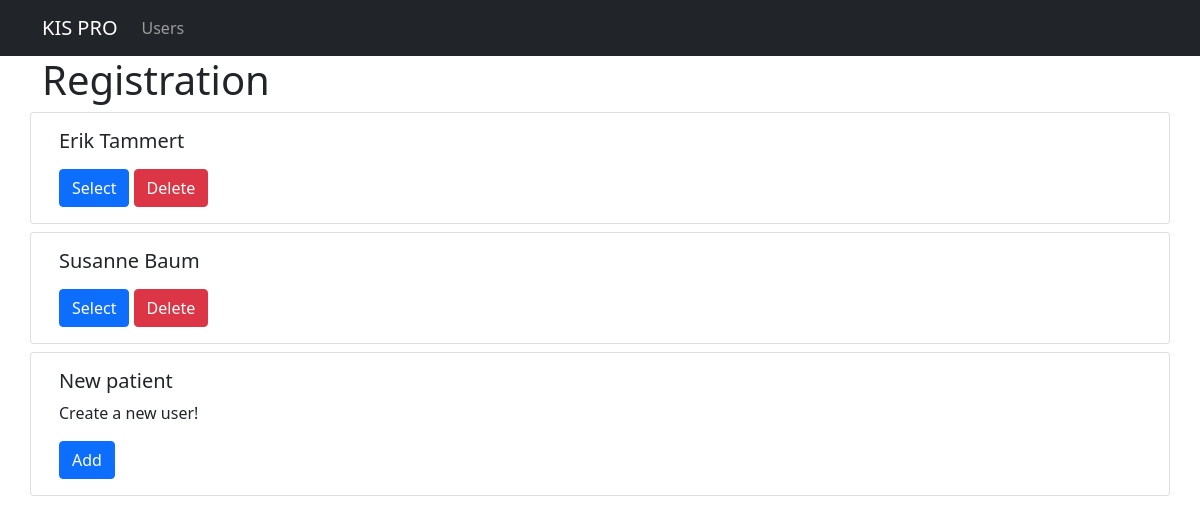
The page /reg on the database as committed earlier.
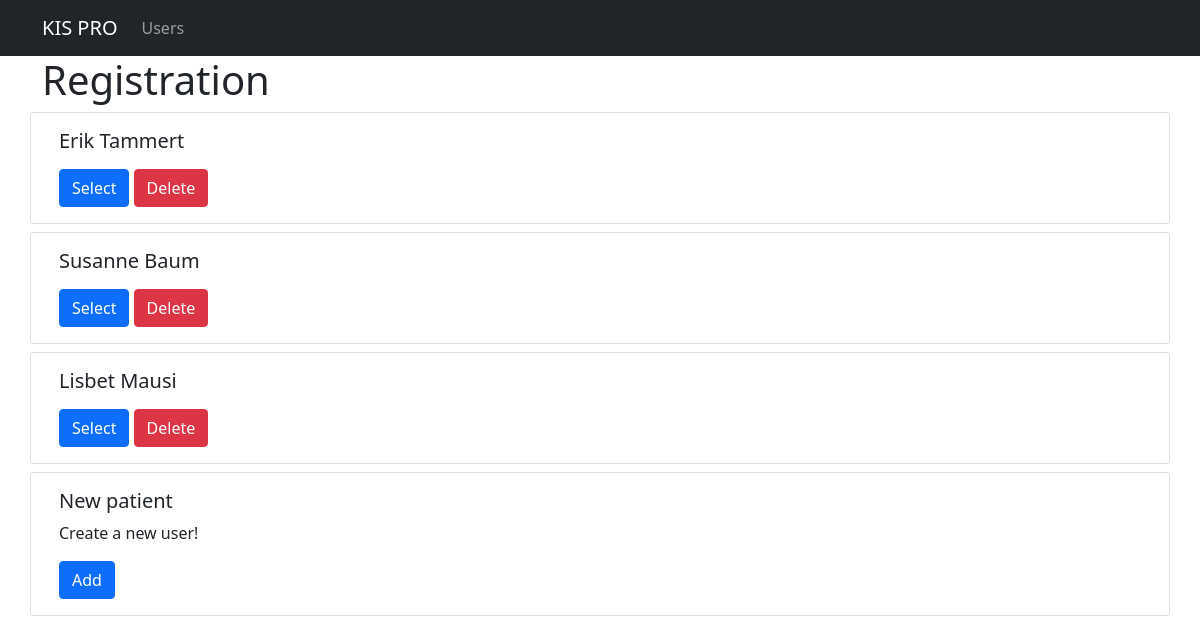
The same page on the database as committed later.
### kis_pro/models.py (models this page shows, shortened)
class Person(models.Model):
    title = models.CharField(max_length=50)
    firstname = models.CharField(max_length=100)
    lastname = models.CharField(max_length=100)
    def user_print(self):
        return self.title + ' ' + self.firstname + ' ' + self.lastname
    class Meta:
        abstract = True

class Patient(Person):
    birthdate = models.DateField()
    attending_doctor = models.ManyToManyField(Doctor)

### kis_pro/views.py (the view)
# urls.py: path("reg", views.kis_pro_registration, name="kis_pro_registration"),
def kis_pro_registration(request):
    patient = Patient.objects.all()
    context = {
        'kis_patient': patient
    }
    return render(request, 'registration/kis_pro_registration.html', context)

### kis_pro/templates/registration/kis_pro_registration.html (shortened to what this page needs)
{% extends 'base.html' %}
{% load static %}
{% block page_content %}
    <h1>Registration</h1>
    <div class="row">
        {% for patient in kis_patient %}
            <div class="card mb-2">
                <div class="card-body">
                    <h5 class="card-title">{{ patient.user_print }}</h5>
                    <a href="{% url 'kis_pro_detail' patient.pk %}"
                       class="btn btn-primary">
                        Select
                    </a>
                    <a href="{% url 'kis_pro_deletepatient' patient.pk %}"
                       class="btn btn-danger">
                        Delete
                    </a>
                </div>
            </div>
        {% endfor %}
        <div class="card mb-2">
            <div class="card-body">
                <h5 class="card-title">New patient</h5>
                <p>Create a new user!</p>
                <a href="{% url 'kis_pro_newpatient' %}"
                   class="btn btn-primary">
                    Add
                </a>
            </div>
        </div>
    </div>
{% endblock %}

Rows that differ between the two databases and show on the page:
added Patient: user_print "Lisbet Mausi"
